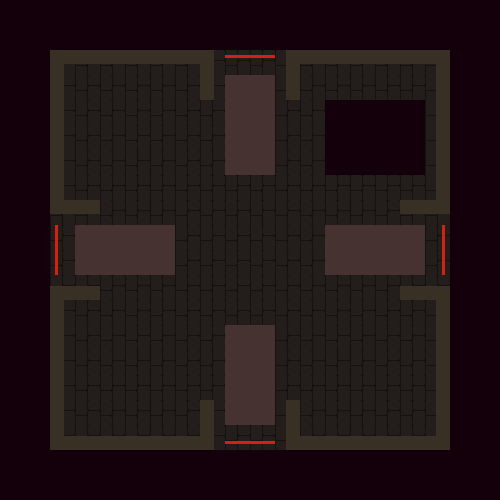

Rendered tile map (Tiled .tmx) drawn with the repository's tilesets; below, a short description and the map source with its tile grids summarised:
An orthogonal 20x20 tile map with 25x25 px tiles, 1 tile layer (Tile Layer 1), 2 tilesets and 16 objects.

<map version="1.0" orientation="orthogonal" width="20" height="20" tilewidth="25" tileheight="25">
 <tileset firstgid="1" name="warped-tileset" tilewidth="25" tileheight="25">
  <image source="../warped-tileset.png" width="500" height="50" />
 </tileset>
 <tileset firstgid="41" name="warped-objectset" tilewidth="25" tileheight="25">
  <image source="../warped-objectset.png" width="500" height="50" />
 </tileset>
 <layer name="Tile Layer 1" width="20" height="20">
  <data>[400 cells, 400 non-empty, 15 distinct tile ids]</data>
 </layer>
 <objectgroup name="Object Layer 1" width="20" height="20">
  <object gid="51" x="400" y="425" />
  <object gid="51" x="375" y="425" />
  <object gid="51" x="400" y="400" />
  <object gid="51" x="400" y="100" />
  <object gid="41" x="75" y="400" />
  <object gid="45" x="100" y="400" />
  <object gid="45" x="125" y="400" />
  <object gid="42" x="150" y="400" />
  <object gid="43" x="150" y="425" />
  <object gid="44" x="75" y="425" />
  <object gid="46" x="100" y="425" />
  <object gid="46" x="125" y="425" />
  <object gid="51" x="75" y="350" />
  <object gid="51" x="75" y="325" />
  <object gid="51" x="100" y="325" />
  <object gid="51" x="400" y="200" />
 </objectgroup>
 <objectgroup name="Object Layer 2" width="20" height="20" />
</map>
